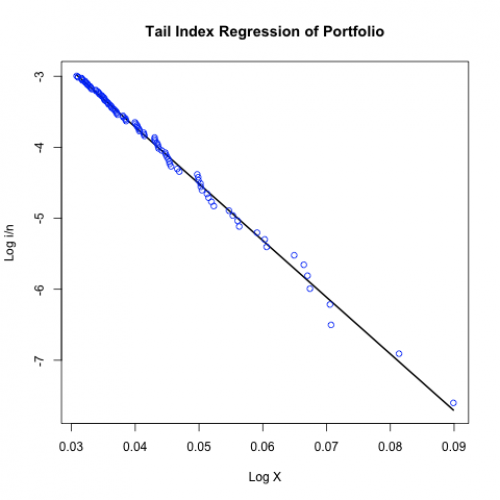

Recreate this plot in R.
# ------------------------------------------------------------------------------
# Book:         
# ------------------------------------------------------------------------------
# Quantlet:     MSRtailport
# ------------------------------------------------------------------------------
# Description:  MSRtailport plots the right tail of the logarithmic empirical
#               distribution of the portfolio (Bayer, BMW, Siemens) returns
#               from 1992-01-01 to 2006-09-21.
# ------------------------------------------------------------------------------
# Usage:        MSRtailport
# ------------------------------------------------------------------------------
# Inputs:       None
# ------------------------------------------------------------------------------
# Output:       Right tail of the logarithmic empirical distribution of  the
#               portfolio (Bayer, BMW, Siemens).
# ------------------------------------------------------------------------------
# Example:      
# ------------------------------------------------------------------------------
# Author:       Zografia Anastasiadou 20110613
# ------------------------------------------------------------------------------

rm(list=ls(all=TRUE))
#setwd("C:/...")

a=read.table("Bay9906_close_2kPoints.txt")
b=read.table("Bmw9906_close_2kPoints.txt")
c=read.table("Sie9906_close_2kPoints.txt")

d=a+b+c                         
l=dim(d)
x=log(d[-l[1],2])-log(d[-1,2]) #negative log-returns

n=length(x)
x=sort(x, decreasing = TRUE)
m=100

#Generalized least squares method
x=x[1:m]
x1=cbind(matrix(1,m,1),x)
y1=log(seq(1,m)/n)
g=solve(t(x1)%*%x1)%*%(t(x1)%*%y1)

line=g[1]+g[2]*x
alpha=-g[2]
gamma=1/alpha
out=cbind(x,line)

plot(out[,1],out[,2],type="l",xlab=("Log X"),ylab=("Log i/n"),main="Tail Index Regression of Portfolio",lwd=2)
points(x,y1,col="blue")
